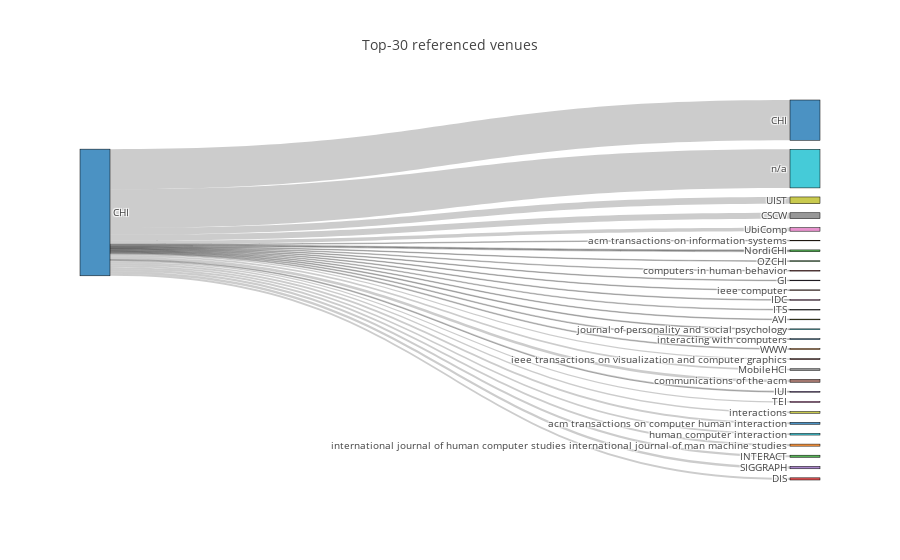

The notebook cell saved with this chart:
### Code cell
trace = dict(type='sankey',
             orientation='h',
             valueformat='.0f',
             node=dict(pad=10,
                       thickness=30,
                       line=dict(color = 'black',
                                 width = 0.5),
                       label=['CHI'] + list(top_referenced_venues.sort_values('TargetId').venue),
                      ),
             link=dict(source=top_referenced_venues['SourceId'],
                       target=top_referenced_venues['TargetId'],
                       value=top_referenced_venues['ReferenceCount']
                      )
            )

layout= dict(title='Top-%s referenced venues'% TOP_N,
             font=dict(size=10)
            )

fig = go.Figure(data=[trace], layout=layout)
plotly.offline.iplot(fig)
pio.write_image(fig, 'reports/images/chi_ref_venues.png')

### Figure 1 — Plotly figure (JSON) as saved in the notebook; plotly's stock layout.template omitted (floating-point values rounded to 4 significant figures)
{"data": [{"link": {"source": [0, 0, 0, 0, 0, 0, 0, 0, 0, 0, 0, 0, 0, 0, 0, 0, 0, 0, 0, 0, 0, 0, 0, 0, 0, 0, 0, 0, 0, 0], "target": [30, 29, 28, 27, 26, 25, 24, 23, 22, 21, 20, 19, 18, 17, 16, 15, 14, 12, 12, 11, 10, 9, 8, 7, 6, 5, 4, 3, 2, 1], "value": [46141, 44278, 7743, 6784, 3984, 3233, 2828, 2486, 2379, 2341, 2261, 2005, 1922, 1822, 1456, 1434, 1052, 1042, 1042, 994, 934, 903, 831, 825, 823, 770, 753, 740, 714, 713]}, "node": {"label": ["CHI", "acm transactions on information systems", "OZCHI", "computers in human behavior", "GI", "ieee computer", "IDC", "ITS", "AVI", "journal of personality and social psychology", "interacting with computers", "WWW", "NordiCHI", "ASSETS", "IUI", "ieee transactions on visualization and computer graphics", "TEI", "MobileHCI", "interactions", "human computer interaction", "acm transactions on computer human interaction", "international journal of human computer studies international journal of man machine studies", "INTERACT", "DIS", "SIGGRAPH", "communications of the acm", "UbiComp", "CSCW", "UIST", "n/a", "CHI"], "line": {"color": "black", "width": 0.5}, "pad": 10, "thickness": 30}, "orientation": "h", "type": "sankey", "uid": "5aedc49c-5e50-4050-bb5c-87e6992006e3", "valueformat": ".0f"}], "layout": {"font": {"size": 10}, "title": {"text": "Top-30 referenced venues"}}}
